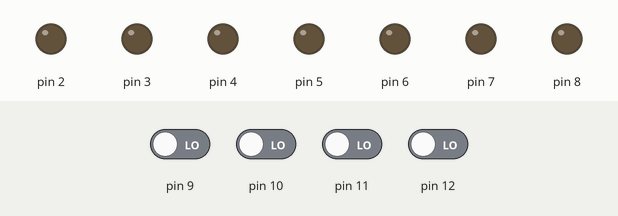
The sketch below on a simulated Arduino Uno, built with avr-gcc and run on an emulated ATmega328P. Parts: output pins drawn as LEDs (lit = HIGH). The test bench sets the inputs (shaded band); at power-on: pin 9–12 LOW.

Above: at 1.2 s.
1.3 s: pin 9 driven HIGH
At 1.7 s:
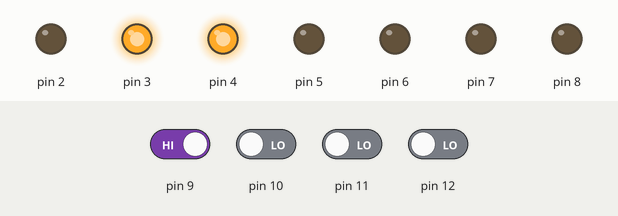
2.8 s: pin 10 driven HIGH
At 4.0 s:
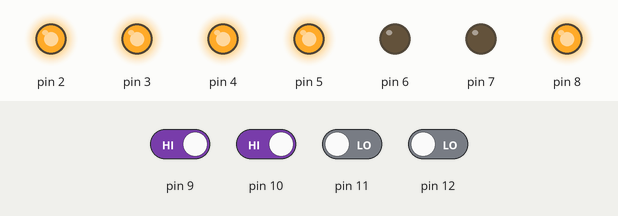
4.3 s: pin 10 driven LOW
At 5.2 s:
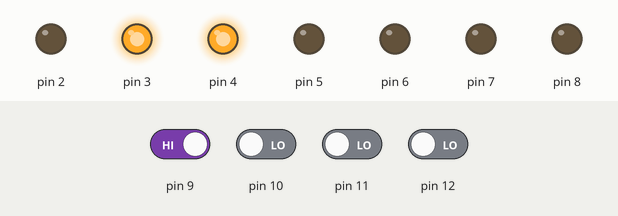
Timing chart, 0 to 7.3 s (numbered marks = the images above; inputs shaded):
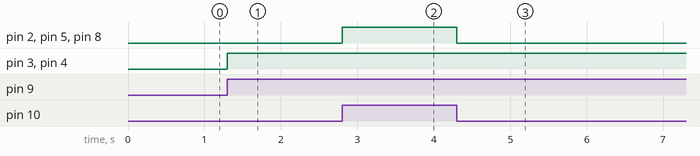

The sketch:

practica4Fail.ino
```cpp
void setup() {
  pinMode(2, OUTPUT);
  pinMode(3, OUTPUT);
  pinMode(4, OUTPUT);
  pinMode(5, OUTPUT);
  pinMode(6, OUTPUT);
  pinMode(7, OUTPUT);
  pinMode(8, OUTPUT);
   pinMode(9, INPUT);
   pinMode(10, INPUT);
   pinMode(11, INPUT);
   pinMode(12, INPUT);
}
  int leerNumero (int p1, int p2, int p3, int p4){
    int acomulador;
      if(p1==HIGH){
          acomulador=1+acomulador;
        }
        if(p2==HIGH){
          acomulador=2+acomulador;
        }
        if(p3==HIGH){
          acomulador=4+acomulador;
        }
        if(p4==HIGH){
          acomulador=8+acomulador;
        }
        return acomulador;
    }


   void display (int d1,int d2,int d3,int d4,int d5,int d6,int d7,int a,int b,int c,int d,int e,int f,int g)// Función del display
  {
  digitalWrite (d1,a);
  digitalWrite (d2,b);
  digitalWrite (d3,c);
  digitalWrite (d4,d);
  digitalWrite (d5,e);
  digitalWrite (d6,f);
  digitalWrite (d7,g);
  return 0;
  }

void loop() {
 int pa=digitalRead(9);
 int pb=digitalRead(10);
 int pc=digitalRead(11);
 int pd=digitalRead(12);
 int r;
 r=leerNumero(pa,pb,pc,pd);
  if (r==0){
  display(2,3,4,5,6,7,8,1,1,1,1,1,1,0 );
  }
 if (r==1){
  display(2,3,4,5,6,7,8,0,1,1,0,0,0,0);
  }
   if (r==2){
  display(2,3,4,5,6,7,8,1,1,0,1,1,0,1);
  }
   if (r==3){
  display(2,3,4,5,6,7,8,1,1,1,1,0,0,1);
  }
   if (r==4){
  display(2,3,4,5,6,7,8,0,1,1,0,0,1,1);
  }
   if (r==5){
  display(2,3,4,5,6,7,8,0,1,1,0,0,0,0);
  }
   if (r==6){
  display(2,3,4,5,6,7,8,0,1,1,0,0,0,0);
  }
   if (r==7){
  display(2,3,4,5,6,7,8,0,1,1,0,0,0,0);
  }
   if (r==8){
  display(2,3,4,5,6,7,8,0,1,1,0,0,0,0);
  }
   if (r==9){
  display(2,3,4,5,6,7,8,0,1,1,0,0,0,0);
  }

}
```

Measured:
- after the input at 1.3 s, pin 3, pin 4: LOW → HIGH at once
- after the input at 2.8 s, pin 2, pin 5, pin 8: LOW → HIGH at once
- after the input at 4.3 s, pin 2, pin 5, pin 8: HIGH → LOW at once
